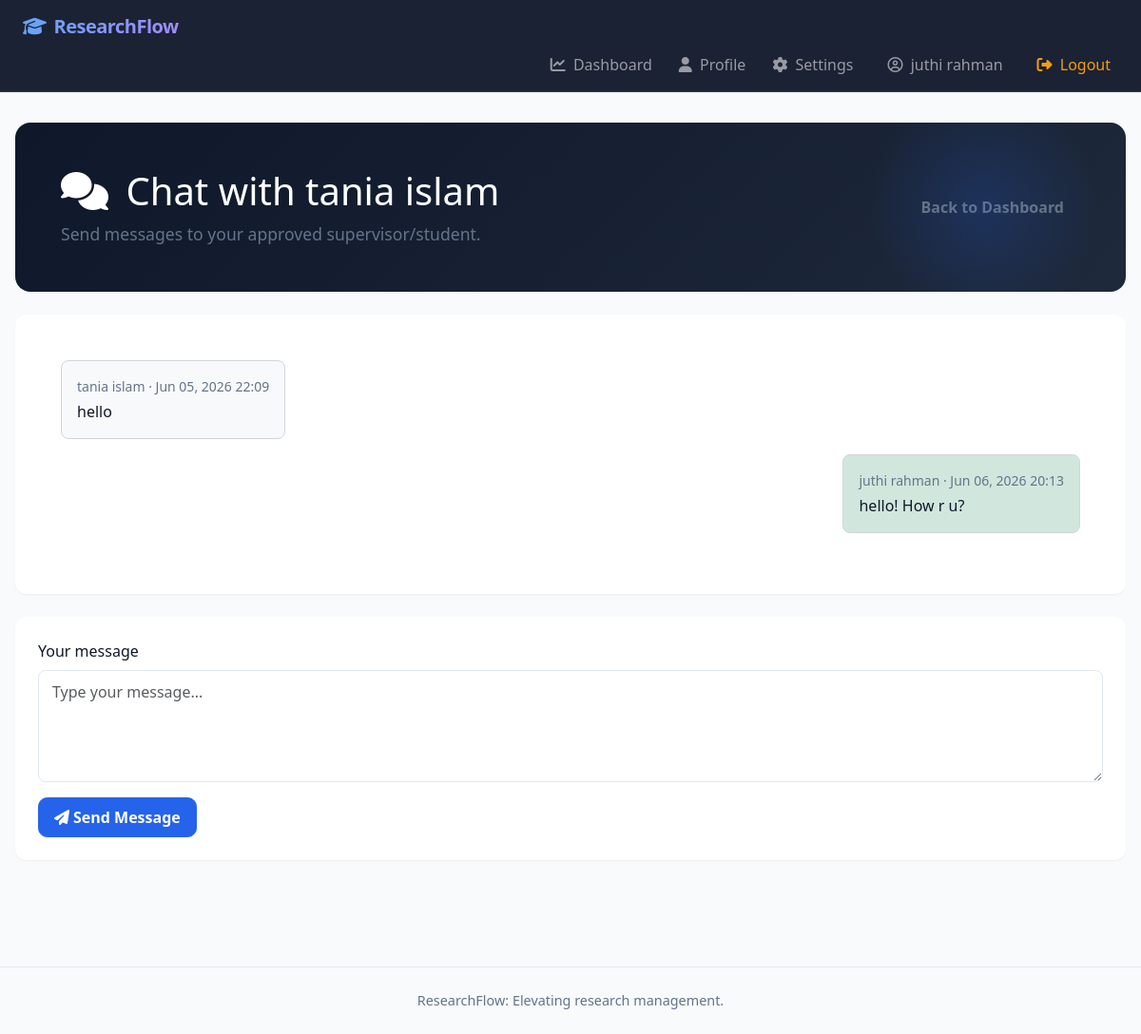
The app's page /chat/13/ (signed in) with its own data.
### research_portfolio/models.py (models this page shows, shortened)
class ChatMessage(models.Model):
    sender = models.ForeignKey(User, on_delete=models.CASCADE, related_name='sent_messages')
    receiver = models.ForeignKey(User, on_delete=models.CASCADE, related_name='received_messages')
    text = models.TextField()
    created_at = models.DateTimeField(auto_now_add=True)
    class Meta:
        ordering = ['created_at']

### research_portfolio/views.py (the view, shortened to what this page needs)
# urls.py: path('chat/<int:user_id>/', views.chat_with_user, name='chat_with_user'),
@login_required
def chat_with_user(request, user_id):
    other_user = get_object_or_404(User, id=user_id)
    if not hasattr(request.user, 'profile'):
        messages.error(request, 'Your profile is incomplete. Please contact support.')
        return redirect('dashboard')
    if not hasattr(other_user, 'profile'):
        messages.error(request, 'The user\'s profile is incomplete.')
        return redirect('dashboard')
    if request.user == other_user:
        messages.error(request, 'You cannot chat with yourself.')
        return redirect('dashboard')
    allowed = False
    reason = ''
    current_user_role = request.user.profile.role
    other_user_role = other_user.profile.role
    if current_user_role == 'student' and other_user_role == 'supervisor':
        if request.user.profile.approved_supervisor == other_user:
            allowed = True
        else:
            reason = 'This is not your approved supervisor.'
    elif current_user_role == 'supervisor' and other_user_role == 'student':
        if other_user.profile.approved_supervisor == request.user:
            allowed = True
        else:
            reason = f'This student ({other_user.username}) is not your approved student. Their supervisor is: {other_user.profile.approved_supervisor}'
    else:
        reason = 'Only approved supervisor-student pairs can chat.'
    if not allowed:
        error_msg = f'You do not have permission to chat with this user. {reason}'.strip()
        messages.error(request, error_msg)
        return redirect('dashboard')
    messages_list = ChatMessage.objects.filter(
        Q(sender=request.user, receiver=other_user) |
        Q(sender=other_user, receiver=request.user)
    ).select_related('sender', 'receiver').order_by('created_at')
    return render(request, 'chat.html', {
        'other_user': other_user,
        'messages_list': messages_list,
    })

### templates/chat.html (shortened to what this page needs)
{% extends 'base.html' %}
{% block content %}
<div class="hero-band mb-4 d-flex justify-content-between align-items-center flex-wrap gap-3">
    <div>
        <h1 class="mb-2"><i class="fa-solid fa-comments me-2"></i> Chat with {{ other_user.get_full_name|default:other_user.username }}</h1>
        <p class="mb-0 text-muted">Send messages to your approved supervisor/student.</p>
    </div>
    <a href="{% url 'dashboard' %}" class="btn btn-outline-secondary">Back to Dashboard</a>
</div>
<div class="panel shadow-sm border-0 mb-4">
    <div class="p-4">
        <div class="chat-window">
            {% if messages_list %}
                {% for message in messages_list %}
                    <div class="d-flex mb-3 {% if message.sender == request.user %}justify-content-end{% else %}justify-content-start{% endif %}">
                        <div class="p-3 rounded border" style="max-width: 75%; background: {% if message.sender == request.user %}#d1e7dd{% else %}#f8f9fa{% endif %};">
                            <div class="small text-muted mb-1">{{ message.sender.get_full_name|default:message.sender.username }} · {{ message.created_at|date:'M d, Y H:i' }}</div>
                            <div>{{ message.text|linebreaksbr }}</div>
                        </div>
                    </div>
                {% endfor %}
            {% else %}
                <div class="text-center py-5 text-muted">No messages yet. Start the conversation below.</div>
            {% endif %}
        </div>
    </div>
</div>
<div class="panel shadow-sm border-0">
    <form method="post" action="{% url 'chat_with_user' other_user.id %}">
        <div class="mb-3">
            <label for="message" class="form-label">Your message</label>
            <textarea id="message" name="message" class="form-control" rows="4" placeholder="Type your message..."></textarea>
        </div>
        <button type="submit" class="btn btn-primary"><i class="fa-solid fa-paper-plane me-1"></i> Send Message</button>
    </form>
</div>
{% endblock %}

### templates/base.html (shortened to what this page needs)
{% load static %}
<!DOCTYPE html>
<html lang="en">
<head>
    <link rel="stylesheet" href="{% static 'bootstrap.min.css' %}">
    <link rel="stylesheet" href="{% static 'fa-all.min.css' %}">
    <link rel="stylesheet" href="{% static 'style.css' %}">
</head>
<body>
    <nav class="navbar navbar-expand-lg navbar-dark shadow-sm">
        <div class="container-fluid px-4">
            <a class="navbar-brand" href="{% if user.is_authenticated %}{% url 'dashboard' %}{% else %}{% url 'home' %}{% endif %}">
                <i class="fa-solid fa-graduation-cap me-2"></i>ResearchFlow
            </a>
            <div class="collapse navbar-collapse" id="mainNav">
                <div class="navbar-nav ms-auto align-items-lg-center">
                    {% if user.is_authenticated %}
                        <a class="nav-link" href="{% url 'dashboard' %}"><i class="fa-solid fa-chart-line me-1"></i> Dashboard</a>
                        <a class="nav-link" href="{% url 'profile' %}"><i class="fa-solid fa-user me-1"></i> Profile</a>
                        <a class="nav-link" href="{% url 'settings' %}"><i class="fa-solid fa-cog me-1"></i> Settings</a>
                        <span class="navbar-text mx-lg-3"><i class="fa-regular fa-circle-user me-1"></i> {{ user.username }}</span>
                        <a class="nav-link text-warning" href="{% url 'logout' %}"><i class="fa-solid fa-right-from-bracket me-1"></i> Logout</a>
                    {% else %}
                        <a class="nav-link" href="{% url 'login' %}"><i class="fa-solid fa-right-to-bracket me-1"></i> Login</a>
                        <a class="nav-link btn btn-primary text-white ms-lg-2 px-3" href="{% url 'signup' %}">Sign Up</a>
                    {% endif %}
                </div>
            </div>
        </div>
    </nav>
    <main class="app-shell">
        {% block content %}{% endblock %}
    </main>
    <footer class="app-footer">
        <div class="container">
            <p class="mb-0">ResearchFlow: Elevating research management.</p>
        </div>
    </footer>
</body>
</html>

### static/style.css (style rules this page uses)
:root { --bg: #f8fafc; --surface: #ffffff; --surface-soft: #f1f5f9; --text: #0f172a; --muted: #64748b; --line: #e2e8f0; --brand: #2563eb; --brand-dark: #1d4ed8; --accent: #3b82f6; --nav-bg: rgba(15, 23, 42, 0.95); --deadline-safe: #10b981; --deadline-nearing: #f59e0b; --deadline-urgent: #f97316; --deadline-overdue: #ef4444; }
body { min-height: 100vh; background: var(--bg); color: var(--text); font-family: ui-sans-serif, system-ui, -apple-system, BlinkMacSystemFont, "Segoe UI", sans-serif; transition: background-color 0.3s ease, color 0.3s ease; }
.navbar { background: var(--nav-bg); backdrop-filter: blur(10px); -webkit-backdrop-filter: blur(10px); border-bottom: 1px solid rgba(255, 255, 255, 0.1); transition: all 0.3s ease; }
.navbar-brand { font-weight: 700; letter-spacing: -0.5px; background: linear-gradient(135deg, #60a5fa, #a78bfa); -webkit-background-clip: text; -webkit-text-fill-color: transparent; }
.navbar-nav .nav-link { font-weight: 500; transition: color 0.2s; }
.app-shell { max-width: 1200px; margin: 0 auto; padding: 32px 16px 64px; }
.card, .panel { background: var(--surface); color: var(--text); border: 1px solid var(--line); border-radius: 12px; box-shadow: 0 4px 6px -1px rgba(0, 0, 0, 0.05), 0 2px 4px -1px rgba(0, 0, 0, 0.03); transition: transform 0.2s ease, box-shadow 0.2s ease; }
.panel { padding: 24px; }
.text-muted { color: var(--muted) !important; }
.btn-primary { background: var(--brand); border-color: var(--brand); font-weight: 500; padding: 8px 16px; border-radius: 8px; transition: all 0.2s ease; }
.form-control, .form-select { border-radius: 8px; border: 1px solid var(--line); background-color: var(--surface); color: var(--text); padding: 10px 14px; transition: border-color 0.2s, box-shadow 0.2s; }
.hero-band { background: linear-gradient(135deg, #0f172a, #1e293b); color: #ffffff; border-radius: 16px; padding: 48px; position: relative; overflow: hidden; }
.hero-band::after { content: ''; position: absolute; top: 0; right: 0; width: 300px; height: 100%; background: radial-gradient(circle, rgba(37, 99, 235, 0.2) 0%, transparent 70%); pointer-events: none; z-index: 0; }
.hero-band p { color: rgba(255, 255, 255, 0.85); font-size: 1.1rem; }
.app-footer { text-align: center; padding: 24px; color: var(--muted); font-size: 0.9rem; border-top: 1px solid var(--line); margin-top: 48px; }
.container, .container-fluid { width: 100%; margin-right: auto; margin-left: auto; padding-right: 16px; padding-left: 16px; }
.d-flex { display: flex !important; }
.justify-content-between { justify-content: space-between !important; }
.align-items-center { align-items: center !important; }
.rounded { border-radius: 0.5rem !important; }
.shadow-sm { box-shadow: 0 1px 2px rgba(0,0,0,.05) !important; }
.mb-0 { margin-bottom: 0 !important; }
.mb-2 { margin-bottom: 0.5rem !important; }
.mb-3 { margin-bottom: 1rem !important; }
.p-3 { padding: 1rem !important; }
.btn { display: inline-flex; align-items: center; justify-content: center; padding: 0.5rem 1rem; border-radius: 0.6rem; border: 1px solid transparent; cursor: pointer; font-weight: 600; text-decoration: none; transition: background-color 0.2s ease, color 0.2s ease, transform 0.2s ease; }
.btn-primary { background: var(--brand); color: #ffffff; border-color: var(--brand); }
.form-control, .form-select { width: 100%; box-sizing: border-box; }
.collapse { display: none; }
.navbar { display: flex; align-items: center; justify-content: space-between; flex-wrap: wrap; }
.navbar-collapse { display: flex; flex-wrap: wrap; width: 100%; }
.navbar-nav { display: flex; flex-wrap: wrap; align-items: center; gap: 0.75rem; }
.me-1 { margin-right: 0.25rem !important; }
.me-2 { margin-right: 0.5rem !important; }
.ms-auto { margin-left: auto !important; }
.border { border: 1px solid #d1d5db !important; }
.text-warning { color: #f59e0b !important; }
.border-0 { border: 0 !important; }
.align-items-lg-center { align-items: center !important; }
.navbar { flex-wrap: wrap; }

### records on screen
ChatMessage: sender.get_full_name "tania islam", created_at "Jun 05, 2026 22:09", text "hello"
ChatMessage: sender.get_full_name "juthi rahman", created_at "Jun 06, 2026 20:13", text "hello! How r u?"

### other values on screen
{{ user.username }} "juthi rahman"
{{ other_user.get_full_name|default:other_user.username }} "tania islam"
